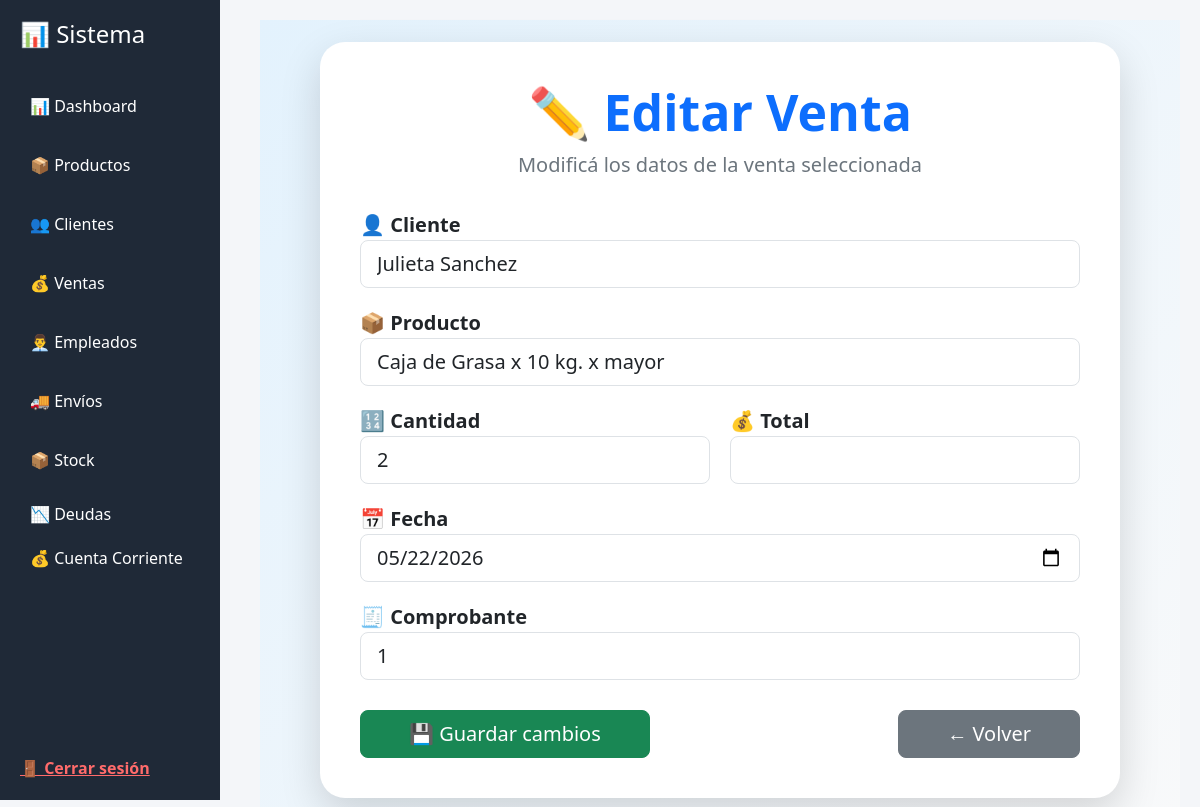
The app's page /editar_venta/1/ with its own data.
### gestion/models.py (models this page shows, shortened)
class Venta(models.Model):
    cliente = models.ForeignKey(Cliente, on_delete=models.CASCADE)
    fecha = models.DateField()
    numero_comprobante = models.CharField(max_length=50, blank=True, null=True)

class Cliente(models.Model):
    nombre = models.CharField(max_length=100)
    telefono = models.CharField(max_length=20)
    direccion = models.CharField(max_length=255)
    dni = models.CharField(max_length=20, blank=True, null=True)

class DetalleVenta(models.Model):
    venta = models.ForeignKey(Venta, on_delete=models.CASCADE)
    producto = models.ForeignKey(Producto, on_delete=models.CASCADE)
    cantidad = models.IntegerField()
    subtotal = models.FloatField()

class Producto(models.Model):
    nombre = models.CharField(max_length=100)
    tipo = models.CharField(max_length=50)
    precio = models.FloatField()
    stock = models.IntegerField()

### gestion/views.py (the view, shortened to what this page needs)
# urls.py: path('editar_venta/<int:id>/', views.editar_venta, name='editar_venta'),
def editar_venta(request, id):
    venta = get_object_or_404(Venta, id=id)
    clientes = Cliente.objects.all()
    productos = Producto.objects.all()
    detalle = DetalleVenta.objects.filter(venta=venta).first()
    return render(request, 'editar_venta.html', {
        'venta': venta,
        'clientes': clientes,
        'productos': productos,
        'detalle': detalle
    })

### gestion/templates/editar_venta.html (shortened to what this page needs)
{% extends 'base.html' %}
{% block content %}
<div style="
    min-height: 100vh;
    display: flex;
    justify-content: center;
    align-items: center;
    background: linear-gradient(135deg, #e3f2fd, #f8f9fa);
    padding: 20px;
">
    <div style="
        width: 800px;
        background: white;
        border-radius: 25px;
        padding: 40px;
        box-shadow: 0 15px 40px rgba(0,0,0,0.15);
    ">
        <div style="text-align:center; margin-bottom:30px;">
            <h1 style="color:#0d6efd; font-size:50px; font-weight:bold;">
                ✏️ Editar Venta
            </h1>
            <p style="color:#6c757d; font-size:20px;">
                Modificá los datos de la venta seleccionada
            </p>
        </div>
        <form method="POST">
            <div style="margin-bottom:20px;">
                <label style="font-weight:bold; font-size:20px;">👤 Cliente</label>
                <select name="cliente" class="form-control form-control-lg">
                    {% for cliente in clientes %}
                    <option value="{{ cliente.id }}"
                        {% if cliente.id == venta.cliente.id %}selected{% endif %}>
                        {{ cliente.nombre }}
                    </option>
                    {% endfor %}
                </select>
            </div>
            <div style="margin-bottom:20px;">
                <label style="font-weight:bold; font-size:20px;">📦 Producto</label>
                <select name="producto" class="form-control form-control-lg">
                    {% for producto in productos %}
                    <option value="{{ producto.id }}"
                        {% if detalle.producto.id == producto.id %}selected{% endif %}>
                        {{ producto.nombre }}
                    </option>
                    {% endfor %}
                </select>
            </div>
            <div style="display:flex; gap:20px; margin-bottom:20px;">
                <div style="flex:1;">
                    <label style="font-weight:bold; font-size:20px;">🔢 Cantidad</label>
                    <input type="number"
                           name="cantidad"
                           value="{{ detalle.cantidad }}"
                           class="form-control form-control-lg"
                           required>
                </div>
                <div style="flex:1;">
                    <label style="font-weight:bold; font-size:20px;">💰 Total</label>
                    <input type="number"
                           step="0.01"
                           name="total"
                           value="{{ detalle.subtotal }}"
                           class="form-control form-control-lg"
                           required>
                </div>
            </div>
            <div style="margin-bottom:20px;">
                <label style="font-weight:bold; font-size:20px;">📅 Fecha</label>
                <input type="date"
                       name="fecha"
                       value="{{ venta.fecha|date:'Y-m-d' }}"
                       class="form-control form-control-lg"
                       required>
            </div>
            <div style="margin-bottom:30px;">
                <label style="font-weight:bold; font-size:20px;">🧾 Comprobante</label>
                <input type="text"
                       name="comprobante"
                       value="{{ venta.numero_comprobante }}"
                       class="form-control form-control-lg"
                       required>
            </div>
            <div style="display:flex; justify-content:space-between; margin-top:30px;">
                <button type="submit"
                        class="btn btn-success btn-lg px-5">
                    💾 Guardar cambios
                </button>
                <a href="{% url 'ventas' %}"
                   class="btn btn-secondary btn-lg px-5">
                    ← Volver
                </a>
            </div>
        </form>
    </div>
</div>
{% endblock %}

### gestion/static/css/style.css (style rules this page uses)
body { margin: 0; font-family: Arial, sans-serif; }

### gestion/templates/base.html (style rules this page uses)
body { margin: 0; background-color: #f4f6f9; font-family: 'Segoe UI', sans-serif; }

### records on screen
Venta: cliente "Julieta Sanchez", fecha "05/22/2026", comprobante "1"
DetalleVenta: producto "Caja de Grasa x 10 kg. x mayor", cantidad "2"
